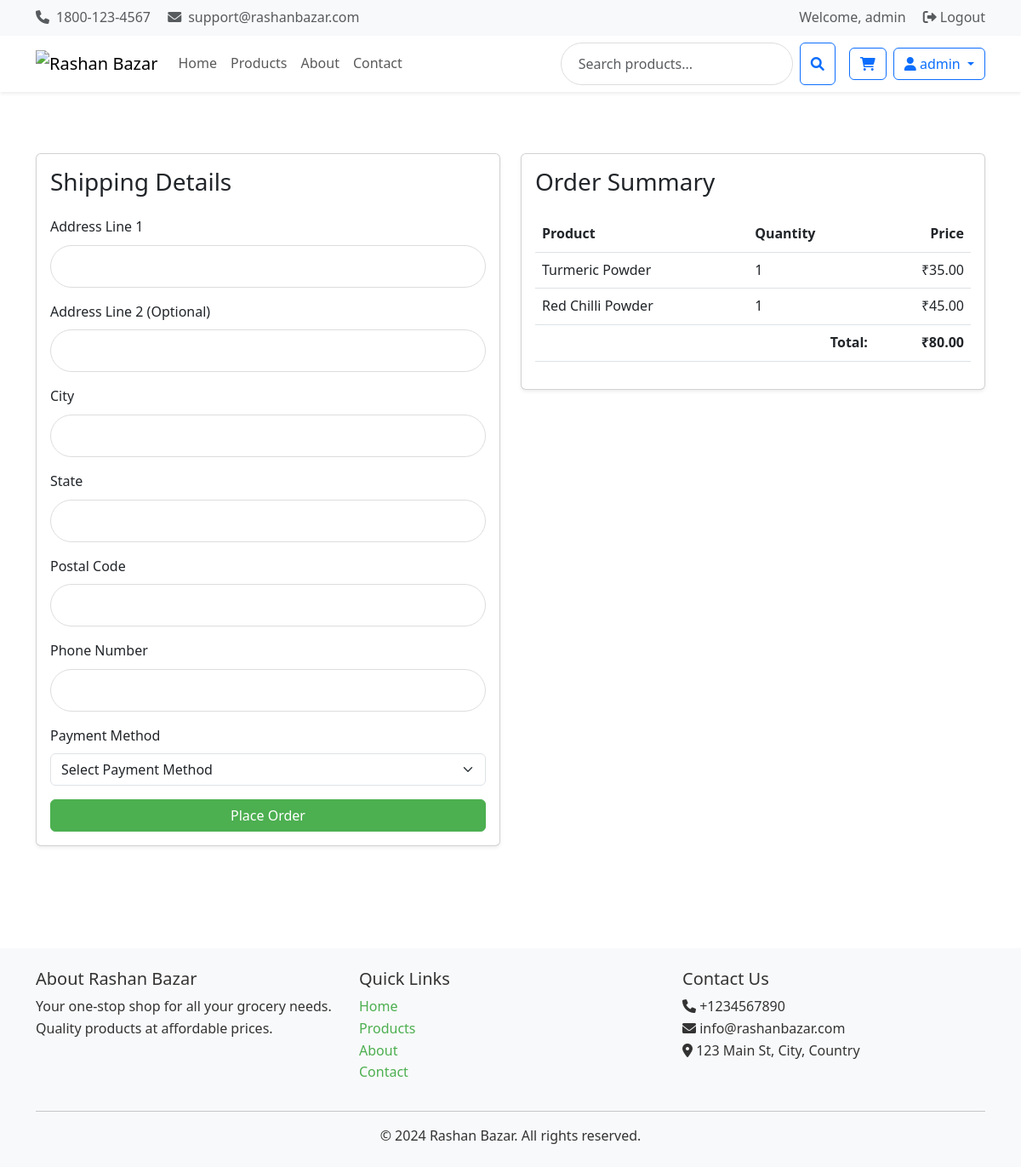
Screenshot of /orders/create/ (signed in) with the database file from the repository.
### accounts/models.py (models this page shows, shortened)
class CustomUser(AbstractUser):
    phone_number = models.CharField(max_length=15, blank=True)
    address = models.TextField(blank=True)

### cart/models.py (models this page shows, shortened)
class CartItem(models.Model):
    cart = models.ForeignKey(Cart, related_name='items', on_delete=models.CASCADE)
    product = models.ForeignKey(Product, related_name='cart_items', on_delete=models.CASCADE)
    quantity = models.PositiveIntegerField(default=1)
    def get_cost(self):
        return self.product.price * self.quantity

class Cart(models.Model):
    user = models.ForeignKey(settings.AUTH_USER_MODEL, on_delete=models.CASCADE)
    created = models.DateTimeField(auto_now_add=True)
    updated = models.DateTimeField(auto_now=True)
    def get_total_price(self):
        return sum(item.get_cost() for item in self.items.all())

### products/models.py (models this page shows, shortened)
class Product(models.Model):
    category = models.ForeignKey(Category, related_name='products', on_delete=models.CASCADE)
    name = models.CharField(max_length=200)
    slug = models.SlugField(unique=True)
    description = models.TextField()
    price = models.DecimalField(max_digits=10, decimal_places=2)
    stock = models.PositiveIntegerField()
    available = models.BooleanField(default=True)
    image = models.ImageField(upload_to='products/')
    created = models.DateTimeField(auto_now_add=True)
    updated = models.DateTimeField(auto_now=True)
    class Meta:
        ordering = ['-created']

### orders/views.py (the view, shortened to what this page needs)
# urls.py: path('create/', views.order_create, name='order_create'),
@login_required
def order_create(request):
    cart = Cart.objects.get(user=request.user)
    return render(request, 'orders/order_create.html', {
        'cart': cart,
        'total': cart.get_total_price()
    })

### cart/context_processors.py (called while the page is built)
def cart(request):
    if request.user.is_authenticated:
        cart, created = Cart.objects.get_or_create(user=request.user)
        return {'cart': cart}
    return {'cart': None}

### templates/orders/order_create.html (shortened to what this page needs)
{% extends 'base.html' %}
{% load static %}
{% load crispy_forms_tags %}
{% block content %}
<div class="container my-5">
    <div class="row">
        <div class="col-md-6">
            <div class="card shadow-sm">
                <div class="card-body">
                    <h3 class="card-title mb-4">Shipping Details</h3>
                    <form method="post" class="order-form">
                        <div class="mb-3">
                            <label for="address_line1" class="form-label">Address Line 1</label>
                            <input type="text" name="address_line1" id="address_line1" class="form-control" required>
                        </div>
                        <div class="mb-3">
                            <label for="address_line2" class="form-label">Address Line 2 (Optional)</label>
                            <input type="text" name="address_line2" id="address_line2" class="form-control">
                        </div>
                        <div class="mb-3">
                            <label for="city" class="form-label">City</label>
                            <input type="text" name="city" id="city" class="form-control" required>
                        </div>
                        <div class="mb-3">
                            <label for="state" class="form-label">State</label>
                            <input type="text" name="state" id="state" class="form-control" required>
                        </div>
                        <div class="mb-3">
                            <label for="postal_code" class="form-label">Postal Code</label>
                            <input type="text" name="postal_code" id="postal_code" class="form-control" required>
                        </div>
                        <div class="mb-3">
                            <label for="phone" class="form-label">Phone Number</label>
                            <input type="tel" name="phone" id="phone" class="form-control" required>
                        </div>
                        <div class="mb-3">
                            <label for="payment_method" class="form-label">Payment Method</label>
                            <select name="payment_method" id="payment_method" class="form-select" required>
                                <option value="">Select Payment Method</option>
                            </select>
                        </div>
                        <button type="submit" class="btn btn-primary w-100">
                            Place Order
                        </button>
                    </form>
                </div>
            </div>
        </div>
        <div class="col-md-6">
            <div class="card shadow-sm">
                <div class="card-body">
                    <h3 class="card-title mb-4">Order Summary</h3>
                    <div class="table-responsive">
                        <table class="table">
                            <thead>
                                <tr>
                                    <th>Product</th>
                                    <th>Quantity</th>
                                    <th class="text-end">Price</th>
                                </tr>
                            </thead>
                            <tbody>
                                {% for item in cart.items.all %}
                                <tr>
                                    <td>{{ item.product.name }}</td>
                                    <td>{{ item.quantity }}</td>
                                    <td class="text-end">₹{{ item.get_cost }}</td>
                                </tr>
                                {% endfor %}
                            </tbody>
                            <tfoot>
                                <tr>
                                    <td colspan="2" class="text-end fw-bold">Total:</td>
                                    <td class="text-end fw-bold">₹{{ cart.get_total_price }}</td>
                                </tr>
                            </tfoot>
                        </table>
                    </div>
                </div>
            </div>
        </div>
    </div>
</div>
{% endblock %}

### templates/base.html (shortened to what this page needs)
<!DOCTYPE html>
{% load static %}
<html lang="en">
<head>
    <link href="https://cdn.jsdelivr.net/npm/bootstrap@5.3.0/dist/css/bootstrap.min.css" rel="stylesheet">
    <link href="https://cdnjs.cloudflare.com/ajax/libs/font-awesome/6.0.0/css/all.min.css" rel="stylesheet">
    <link href="{% static 'css/style.css' %}" rel="stylesheet">
</head>
<body>
    <div class="bg-light py-2">
        <div class="container">
            <div class="row align-items-center">
                <div class="col-md-6">
                    <span class="text-muted"><i class="fas fa-phone me-2"></i>1800-123-4567</span>
                    <span class="text-muted ms-3"><i class="fas fa-envelope me-2"></i>support@rashanbazar.com</span>
                </div>
                <div class="col-md-6 text-end">
                    {% if user.is_authenticated %}
                        <span class="text-muted me-3">Welcome, {{ user.username }}</span>
                        <a href="{% url 'account_logout' %}" class="text-muted"><i class="fas fa-sign-out-alt me-1"></i>Logout</a>
                    {% else %}
                        <a href="{% url 'account_login' %}" class="text-muted me-3"><i class="fas fa-sign-in-alt me-1"></i>Login</a>
                        <a href="{% url 'account_signup' %}" class="text-muted"><i class="fas fa-user-plus me-1"></i>Sign Up</a>
                    {% endif %}
                </div>
            </div>
        </div>
    </div>
    <nav class="navbar navbar-expand-lg navbar-light bg-white shadow-sm sticky-top">
        <div class="container">
            <a class="navbar-brand" href="{% url 'home' %}">
                <img src="{% static 'images/logo.png' %}" alt="Rashan Bazar" height="40">
            </a>
            <div class="collapse navbar-collapse" id="navbarNav">
                <ul class="navbar-nav me-auto">
                    <li class="nav-item">
                        <a class="nav-link" href="{% url 'home' %}">Home</a>
                    </li>
                    <li class="nav-item">
                        <a class="nav-link" href="{% url 'products:product_list' %}">Products</a>
                    </li>
                    <li class="nav-item">
                        <a class="nav-link" href="{% url 'about' %}">About</a>
                    </li>
                    <li class="nav-item">
                        <a class="nav-link" href="{% url 'contact' %}">Contact</a>
                    </li>
                </ul>
                <div class="d-flex align-items-center">
                    <form class="d-flex me-3" action="{% url 'products:product_list' %}" method="get">
                        <input class="form-control me-2" type="search" name="q" placeholder="Search products..." aria-label="Search">
                        <button class="btn btn-outline-primary" type="submit">
                            <i class="fas fa-search"></i>
                        </button>
                    </form>
                    {% if user.is_authenticated %}
                        <div class="d-flex align-items-center">
                            <a href="{% url 'cart:cart_detail' %}" class="btn btn-outline-primary me-2 position-relative">
                                <i class="fas fa-shopping-cart"></i>
                            </a>
                            <div class="dropdown">
                                <button class="btn btn-outline-primary dropdown-toggle" type="button" id="userDropdown" data-bs-toggle="dropdown">
                                    <i class="fas fa-user"></i> {{ user.username }}
                                </button>
                            </div>
                        </div>
                    {% else %}
                        <div class="d-flex gap-2">
                            <a href="{% url 'account_login' %}" class="btn btn-outline-primary">Login</a>
                            <a href="{% url 'account_signup' %}" class="btn btn-primary">Sign Up</a>
                        </div>
                    {% endif %}
                </div>
            </div>
        </div>
    </nav>
    <main class="py-4">
        {% block content %}{% endblock %}
    </main>
    <footer class="bg-light py-4 mt-5">
        <div class="container">
            <div class="row">
                <div class="col-md-4">
                    <h5>About Rashan Bazar</h5>
                    <p>Your one-stop shop for all your grocery needs. Quality products at affordable prices.</p>
                </div>
                <div class="col-md-4">
                    <h5>Quick Links</h5>
                    <ul class="list-unstyled">
                        <li><a href="{% url 'home' %}" class="text-decoration-none">Home</a></li>
                        <li><a href="{% url 'products:product_list' %}" class="text-decoration-none">Products</a></li>
                        <li><a href="{% url 'about' %}" class="text-decoration-none">About</a></li>
                        <li><a href="{% url 'contact' %}" class="text-decoration-none">Contact</a></li>
                    </ul>
                </div>
                <div class="col-md-4">
                    <h5>Contact Us</h5>
                    <ul class="list-unstyled">
                        <li><i class="fas fa-phone"></i> +1234567890</li>
                        <li><i class="fas fa-envelope"></i> info@rashanbazar.com</li>
                        <li><i class="fas fa-map-marker-alt"></i> 123 Main St, City, Country</li>
                    </ul>
                </div>
            </div>
            <hr>
            <div class="text-center">
                <p class="mb-0">&copy; 2024 Rashan Bazar. All rights reserved.</p>
            </div>
        </div>
    </footer>
</body>
</html>

### static/css/style.css (style rules this page uses)
:root { --primary-color: #4CAF50; --secondary-color: #45a049; --accent-color: #ff9800; --text-color: #333; --light-gray: #f5f5f5; --border-color: #ddd; }
body { font-family: 'Segoe UI', Tahoma, Geneva, Verdana, sans-serif; line-height: 1.6; color: var(--text-color); margin: 0; padding: 0; }
.navbar { background-color: white; box-shadow: 0 2px 4px rgba(0,0,0,0.1); }
.navbar-brand img { max-height: 40px; }
.btn-primary { background-color: var(--primary-color); border-color: var(--primary-color); }
a { text-decoration: none; color: var(--primary-color); transition: color 0.3s ease; }
.form-control { border-radius: 25px; padding: 0.75rem 1.25rem; border: 1px solid var(--border-color); }

### rows the page displays
CustomUser: username "admin"
CartItem: product.name "Turmeric Powder", quantity "1", get_cost "35.00"
CartItem: product.name "Red Chilli Powder", quantity "1", get_cost "45.00"
Cart: get_total_price "80.00"
